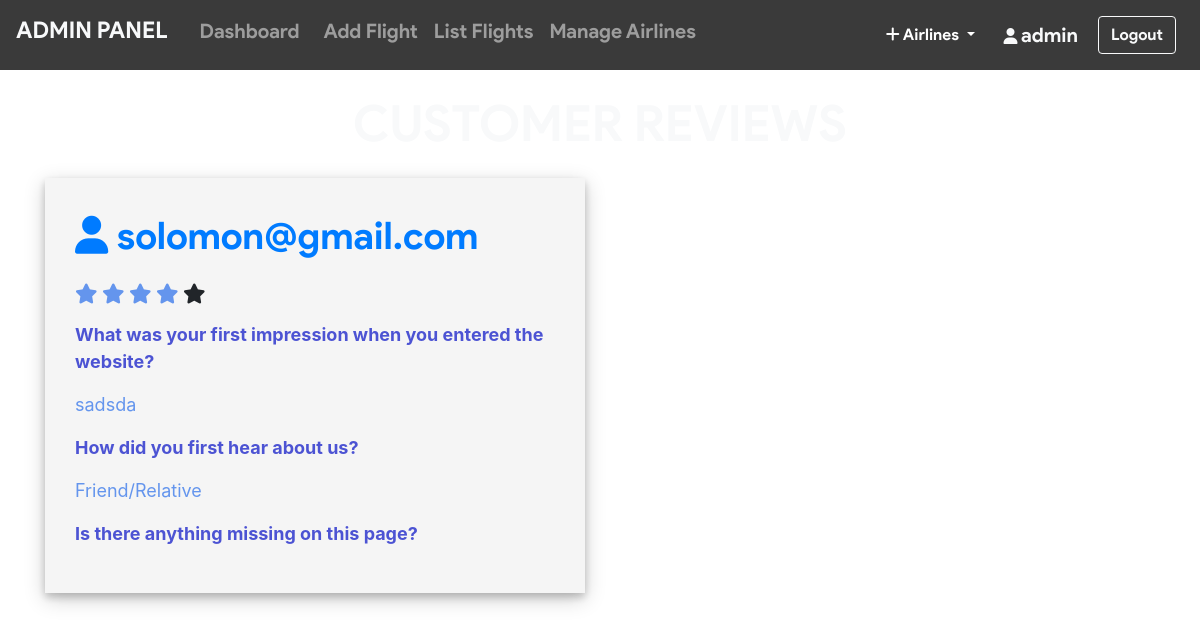
The app's page /admin/review.php (signed in) with its own data.
### tables this page shows
CREATE TABLE `feedback` (
  `feed_id` int(11) NOT NULL,
  `email` varchar(50) NOT NULL,
  `q1` varchar(250) NOT NULL,
  `q2` varchar(20) NOT NULL,
  `q3` varchar(250) NOT NULL,
  `rate` int(11) NOT NULL
);

### admin/review.php (the view, shortened to what this page needs)
<?php include_once 'header.php';
require '../helpers/init_conn_db.php';?>
<?php if(isset($_SESSION['adminId'])) { ?>
<main>
<div class="container mt-4 mb-4">
  <h1 class="text-center mb-4 text-light">CUSTOMER REVIEWS</h1>
  <div class="row">
    <?php
    $sql = 'SELECT * FROM feedback ORDER BY feed_id DESC';
    $stmt = mysqli_stmt_init($conn);
    mysqli_stmt_prepare($stmt,$sql);
    mysqli_stmt_execute($stmt);
    $result = mysqli_stmt_get_result($stmt);
    while ($row = mysqli_fetch_assoc($result)) {
      $arr = [];
      for($i=0;$i<(int)$row['rate'];$i++) {
        array_push($arr,'checked');
      }
      echo '
      <div class="col-md-6 mb-5">
      <div class="review-bag">
        <p class="mail text-primary"> <i class="fa fa-user"></i> '.$row['email'].'</p>
        <p class="star">
          <span class="fa fa-star fa-lg '.$arr[0].'"></span>
          <span class="fa fa-star fa-lg '.$arr[1].'"></span>
          <span class="fa fa-star fa-lg '.$arr[2].'"></span>
          <span class="fa fa-star fa-lg '.$arr[3].'"></span>
          <span class="fa fa-star fa-lg '.$arr[4].'"></span>
        </p>
        <p class="quest">What was your first impression when you entered the website?</p>
        <p class="ans">'.$row['q1'].'</p>
        <p class="quest">How did you first hear about us?</p>
        <p class="ans">'.$row['q2'].'</p>
        <p class="quest">Is there anything missing on this page?</p>
        <p class="ans">'.$row['q3'].'</p>
      </div>
      </div>   ';
    } ?>
  </div>
</div>
</main>
<?php } ?>
<?php include_once 'footer.php'; ?>

### admin/review.php (style rules this page uses)
body { background-image: url('../assets/images/The_sunset_sky.jpg'); background-repeat: no-repeat; background-attachment: fixed; background-size: 100% 100%; }
.checked { color: cornflowerblue; }
h1 { font-size: 50px !important; font-family: 'product sans'; margin-bottom: 20px; }
p.mail { font-family: 'product sans'; font-size: 38px; }
p.ans { color: cornflowerblue; font-size: 18px; }
p.quest { color: #4C53D3; font-size: 18px; font-weight: bold; }
div.review-bag { box-shadow: 0 4px 8px 0 rgba(0, 0, 0, 0.2), 0 6px 20px 0 rgba(0, 0, 0, 0.19); background: whitesmoke; padding: 30px !important; }

### records on screen
feedback: email "solomon@gmail.com", q1 "sadsda", q2 "Friend/Relative"

### other values on screen
$_SESSION['adminUname'] "admin"
